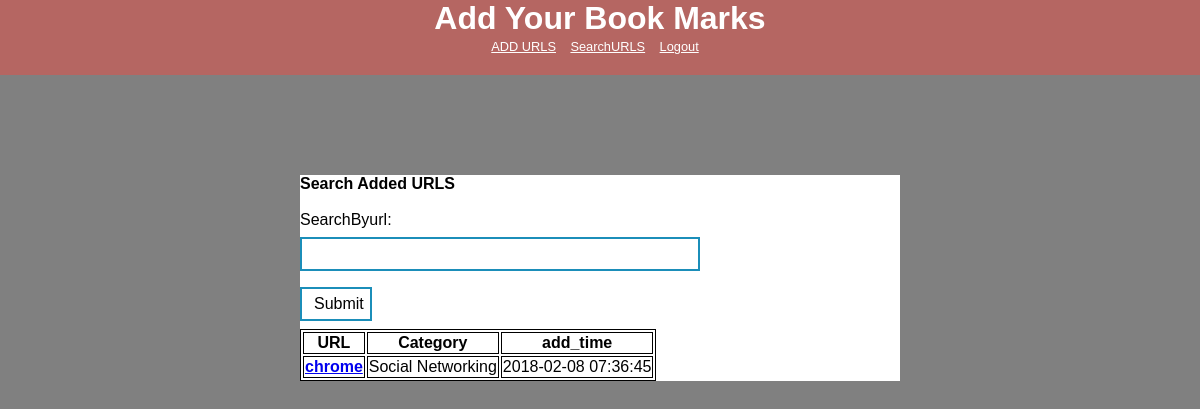
The page /search.php (signed in) on the database its author committed.
### tables this page shows
CREATE TABLE `url` (
  `user_id` int(5) NOT NULL,
  `username` varchar(1000) NOT NULL,
  `url` varchar(1000) NOT NULL,
  `url_id` varchar(100) NOT NULL,
  `category` varchar(100) NOT NULL,
  `add_time` timestamp NOT NULL DEFAULT CURRENT_TIMESTAMP
);

### search.php (the view, shortened to what this page needs)
<?php
	include "connect.php";
	$user_id = $_SESSION['user_id'];
?>
<!DOCTYPE html>
<html>
	<head>
		<link rel="stylesheet" href="home.css">
	</head>
	<body>
		<div class="header">
			<?php include "header.php"?>
		</div>
		<div class="content">
			<div class="disp decription">
				<h3>Search Added URLS</h3><br>
				<form method="post" id="frm">
					SearchByurl:<input type="text" name="urls" id="urls">
					<input type="button" value="Submit" name="submit" onclick="showurls();">
				</form>
				<div id="comments" class="comments">
					<?php $qry1 = "SELECT * FROM `url` where `user_id`='$user_id';";
					$sql1 = mysqli_query($conn,$qry1);
					if(mysqli_num_rows($sql1)>0) {
						echo "<table class='pop'>";
						echo "<tr>";
						echo "<th>URL</th>";
						echo "<th>Category</th>";
						echo "<th>add_time</th>";
						echo "</tr>";
						while($row1=mysqli_fetch_assoc($sql1)) {
							$urls=$row1['url_id'];
							$ur=$row1['url'];
							echo "<tr>";
							echo "<td>";
							echo "<h3 'style: textdecoration:none'><a href='$ur'>$urls</a></h3>";
							echo "</td>";
							echo "<td>";
							echo $row1['category'];
							echo "</td>";
							echo "<td>";
							echo $row1['add_time'];
							echo "</td>";
							echo "</tr>";
						}
						echo "</table>";
					}else echo "Nocomments"; ?>
				</div>
		</div>
		</div>
	</body>
</html>

### home.css (style rules this page uses)
html, body, header, footer, hgroup, article, section, h1, h2, h3, ul, li, body, div, p, img,ol { margin: 0; padding: 0; font-size: 100%; vertical-align: baseline; border: 0; }
body { background-color: gray; font-family: Arial, Helvetica, sans-serif; }
.header { background-color: #B56662; color: white; text-align: center; }
.content { padding-left: 25%; padding-right: 25%; }
.disp { background-color: white; margin-top: 100px; }
table th,td { border:1px solid black; }
table { border:1px solid black; table-layout:block; }
input { border-style: solid; border-width: 1px; border-color: #000; margin: 8px 0; box-sizing: border-box; font-size: 1em; border: 2.5px solid #1B8EB9; padding: 6px; font-weight: 300; text-indent: 6px; -webkit-box-shadow: inset 1px 0px 0px -1px #404040; box-shadow: inset 1px 0px 0px -1px #404040; transition: box-shadow 0.2s, border 0.2s, color 0.2s, background 0.2s; background: linear-gradient( white, white 50%, #333 50%, #333 ); background-size: 100% 202%; }
form { width: 400px; }
input[type=text] { width: 100%; }

### rows shown on the page
url: url "chrome", category "Social Networking", add_time "2018-02-08 07:36:45"
